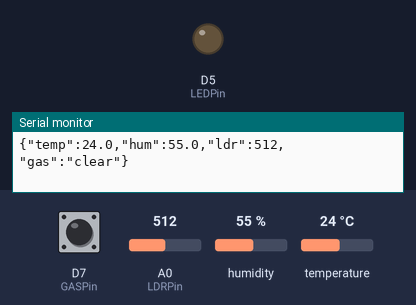
Bench run of a sketch on a simulated ESP8266 (NodeMCU). Parts: output pins drawn as LEDs (lit = HIGH), the last lines printed to the serial monitor. The inputs (shaded band) are chosen by the test bench; at power-on: A0 (LDRPin) = 512, D7 (GASPin) HIGH, humidity 55 %, temperature 24 °C. WiFi joins after 1.5 s; servers stay silent unless stated; no MQTT or app messages arrive unless stated.

Above: at 3.2 s.
3.3 s: A0 (LDRPin) set to 486
At 5.2 s:
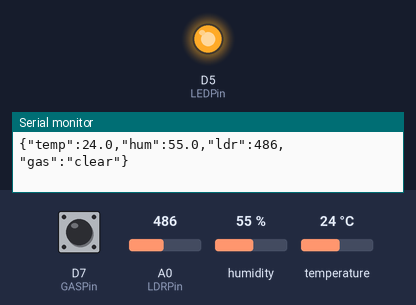
8.6 s: A0 (LDRPin) set to 510
At 9.7 s:
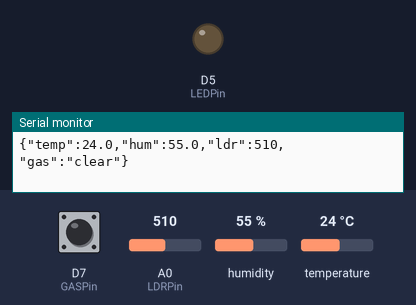
10.6 s: A0 (LDRPin) set to 490
At 12.2 s:
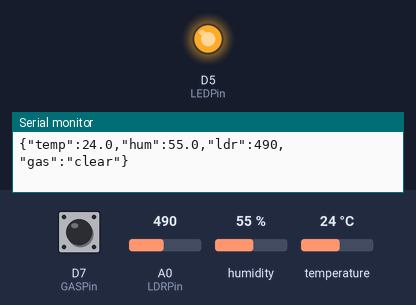
Timing chart, 0 to 13.6 s (numbered marks = the images above; inputs shaded):
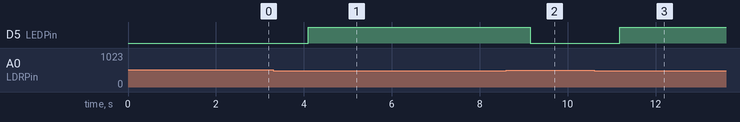

The sketch:

dhtldrmsq.ino
```cpp
#include <ESP8266WiFi.h>           // WiFi untuk ESP8266
#include <PubSubClient.h>          // MQTT client :contentReference[oaicite:8]{index=8}
#include <DHT.h>                   // Library DHT dari Adafruit :contentReference[oaicite:9]{index=9}

// —— Wi‑Fi & MQTT Settings ——
const char* ssid       = "Your WI-FI";
const char* password   = "Your Password";
const char* mqtt_server= "Your IP";
const int   mqtt_port  = 1883;
const char* mqtt_topic = "Your MQTT TOPIC";

// —— Pin Definitions ——
#define DHTPIN   D2
#define DHTTYPE  DHT11
DHT dht(DHTPIN, DHTTYPE);          // Inisialisasi DHT11 :contentReference[oaicite:10]{index=10}

const int LDRPin = A0;             // Analog pin untuk LDR :contentReference[oaicite:11]{index=11}
const int GASPin = D7;             // Digital pin untuk MQ‑135 DO :contentReference[oaicite:12]{index=12}
const int LEDPin = D5;             // Digital pin untuk LED indikator :contentReference[oaicite:13]{index=13}

const int threshold = 500;         // Ambang LDR (0–1023)

WiFiClient   espClient;
PubSubClient client(espClient);

// —— Fungsi Setup ——
void setup() {
  Serial.begin(115200);
  dht.begin();                     // Mulai DHT11 :contentReference[oaicite:14]{index=14}
  pinMode(GASPin, INPUT);          // MQ‑135 DO sebagai input digital
  pinMode(LEDPin, OUTPUT);         // LED sebagai output digital :contentReference[oaicite:15]{index=15}

  // Koneksi Wi‑Fi
  WiFi.begin(ssid, password);      // Memulai koneksi WiFi :contentReference[oaicite:16]{index=16}
  while (WiFi.status() != WL_CONNECTED) {
    delay(500);
  }

  // Koneksi MQTT
  client.setServer(mqtt_server, mqtt_port);
  while (!client.connected()) {
    client.connect("ESP8266Client");  // Connect ke broker :contentReference[oaicite:17]{index=17}
    delay(500);
  }
}

// —— Fungsi Loop ——
void loop() {
  if (!client.connected()) {
    client.connect("ESP8266Client");
  }
  client.loop();

  // 1) Baca DHT11
  float temperature = dht.readTemperature();
  float humidity    = dht.readHumidity();

  // 2) Baca LDR
  int rawLDR = analogRead(LDRPin);             // 0–1023 :contentReference[oaicite:18]{index=18}
  // Logika LED berdasarkan threshold
  if (rawLDR < threshold) {
    digitalWrite(LEDPin, HIGH);                // Menyalakan LED saat gelap :contentReference[oaicite:19]{index=19}
  } else {
    digitalWrite(LEDPin, LOW);                 // Mematikan LED saat terang :contentReference[oaicite:20]{index=20}
  }

  // 3) Baca MQ‑135 (digital)
  int gasState = digitalRead(GASPin);          // HIGH/LOW :contentReference[oaicite:21]{index=21}

  // 4) Buat JSON payload
  char payload[128];
  snprintf(payload, sizeof(payload),
    "{\"temp\":%.1f,\"hum\":%.1f,\"ldr\":%d,\"gas\":%s}",
    temperature, humidity, rawLDR,
    gasState == LOW ? "\"detected\"" : "\"clear\""
  );

  // 5) Publish via MQTT
  client.publish(mqtt_topic, payload);          // Kirim JSON ke Node‑RED :contentReference[oaicite:22]{index=22}
  Serial.println(payload);

  delay(1000);
}
```

Measured:
- the behaviour switches between 500 and 499 on A0 (LDRPin) (found by bisection; images 0 and 1)
- after the input at 3.3 s, D5 (LEDPin): LOW → HIGH after 0.80 s
- after the input at 8.6 s, D5 (LEDPin): HIGH → LOW after 0.55 s
- after the input at 10.6 s, D5 (LEDPin): LOW → HIGH after 0.58 s
